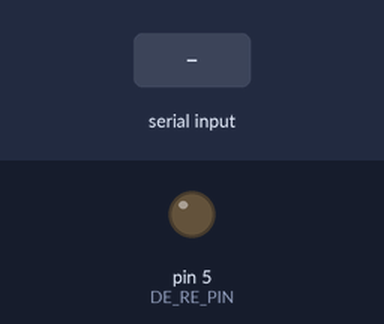
The sketch below on a simulated Arduino Leonardo, built with avr-gcc and run on an emulated ATmega32U4. Shown: output pins drawn as LEDs (lit = HIGH). Inputs (shaded band) come from the test bench. What the sketch prints to the serial monitor is not drawn.

Above: at 1.2 s.
1.3 s: "200\n" received over the second serial link
Timing chart, 0 to 4.3 s (numbered marks = the images above; inputs shaded):
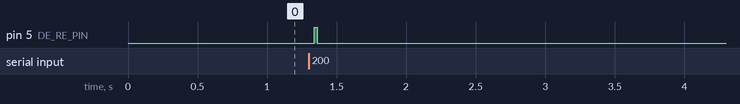

The sketch:

three_arduinos_peripheral_two.ino
```cpp
// USE WITH BLUE ARDUINO LEONARDO
// Peripheral for VISE (corresponds to 2)

#define PERIPHERAL 50 // ASCII for 2
#define DE_RE_PIN 5 // Pin that toggles transmitter/receiver mode

int command_from_Pi;

void setup() {
  Serial.begin(115200);
  Serial1.begin(115200);

  pinMode(DE_RE_PIN, OUTPUT);
  digitalWrite(DE_RE_PIN, LOW); //begin in receiving state to wait for commands from Pi
}

void loop() {
  delay(10); //Simulation speed for gathering data from sensors
  if (Serial1.available()) {
    command_from_Pi = Serial1.read(); // Get data from RS-485 bus
    Serial.println(command_from_Pi - 48);

    if (command_from_Pi == PERIPHERAL) { // Command prompts VISE for data
      digitalWrite(DE_RE_PIN, HIGH); // Set to transmitter mode
      delay(10);
      Serial1.println("2A82.45 B73.38 K0.24,-0.14,0.08 U14.43");
      delay(10);
      digitalWrite(DE_RE_PIN, LOW); // Set to receiver mode
      delay(10);
      Serial.println("VISE data sent.");
    } else if (command_from_Pi == PERIPHERAL - 1) { // Command prompts LRF for data
      delay(30);
      Serial1.readStringUntil('\n'); // Clears data that LRF sends from serial buffer
    }
  }
  delay(60);
}
```

Measured:
- after the input at 1.3 s, pin 5 (DE_RE_PIN): LOW → HIGH at once, → LOW 0.02 s later
